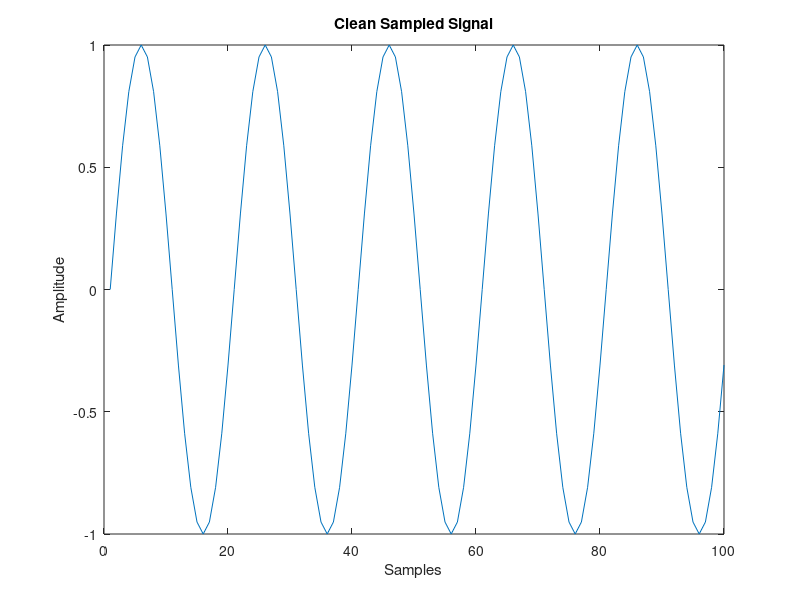
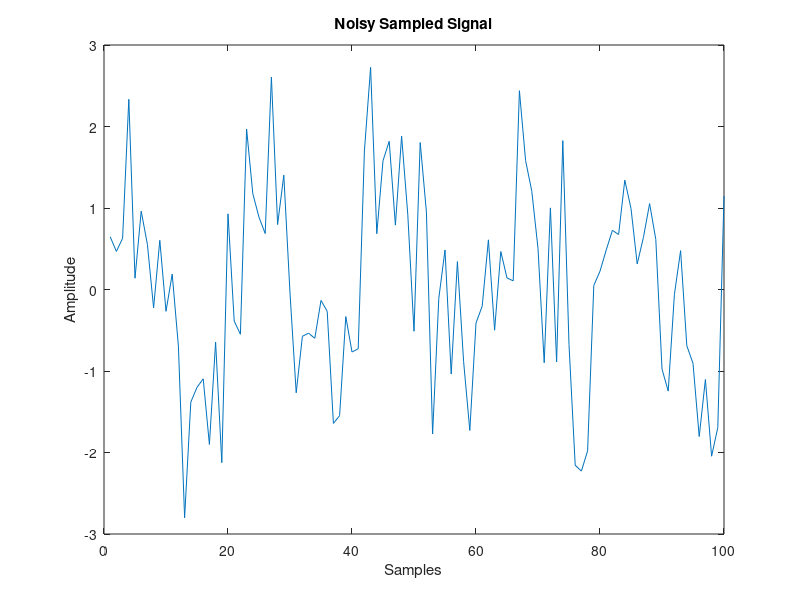

Write MATLAB code to recreate these figures, in order.
clc; clear all; close all; 
%Code by: circuitpotato
%Visit downtothecircuits.com for more information 
 
%Purpose: This code example shows us how to sample a sine wave signal.
%It is advisable to play with the different specifications to get a feel of
%how sampling works. 
 
%Input Specifications
samples = 100;  % No. of samples/points shown on graph 
Fs = 20e3; % Nyquist Frequency / Sampling Frequency
f_signal = 1e3; % signal frequency
amp_signal = 1; % signal amplitude
 
%White noise specifications
mu=0;   % mean
std = 1;    % standard deviation
white_noise = std*randn(1,samples)+mu;
 
%x-axis Specifications (Best not to change)
p_nyquist = 1/Fs;  % Sampling Period 
dt = 0:p_nyquist:(samples-1)*p_nyquist; 
 
signal_clean = amp_signal*sin(2*pi*f_signal*dt);    % clean sine wave
signal_noisy = amp_signal*sin(2*pi*f_signal*dt)+white_noise;    %sine wave affected by white noise
 
figure(1);
plot(signal_clean); % Clean Signal
title('Clean Sampled Signal');
xlabel('Samples');
ylabel('Amplitude');
 
figure(2);
plot(signal_noisy); % Noisy Signal
title('Noisy Sampled Signal');
xlabel('Samples');
ylabel('Amplitude');
